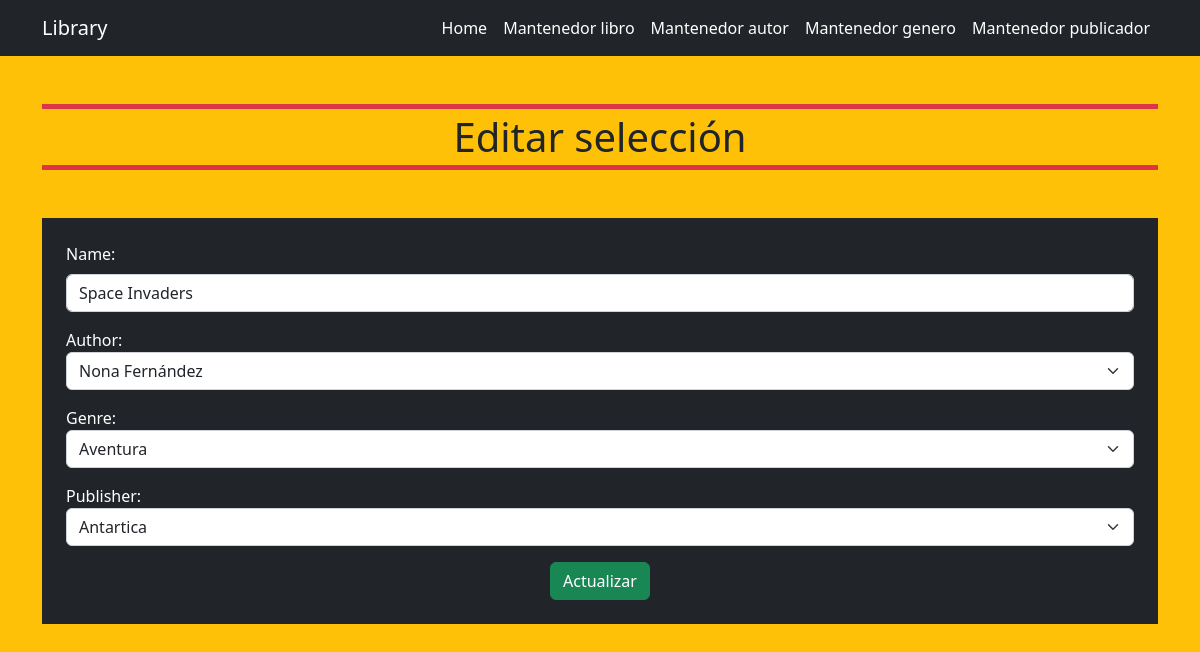
The app's page /book/editBook/2 with its own data.
### libraryApp/models.py (models this page shows)
class Book(models.Model):
    try:
        name = models.CharField(max_length = 100)
        author = models.ForeignKey(Author, on_delete=models.CASCADE, null = True)
        genre = models.ForeignKey(Genre, on_delete=models.CASCADE, null = True)
        publisher = models.ForeignKey(Publisher, on_delete=models.CASCADE, null = True)
    except Exception as e:
        print('Modelo no creado: ', e)

class Author(models.Model):
    try:
        name = models.CharField(max_length = 100)
        date_of_birth = models.DateField()
        def __str__(self):
            return self.name
    except Exception as e:
        print('Modelo no creado: ', e)

class Genre(models.Model):
    try:
        name = models.CharField(max_length = 100)
        def __str__(self):
            return self.name
    except Exception as e:
        print('Modelo no creado: ', e)

### libraryApp/views.py (the view)
# urls.py: path('book/editBook/<int:pk>', views.editBook, name='editBook'),
def editBook(request, pk):
    book = get_object_or_404(Book, pk=pk)
    if request.method == 'POST':
        form = BookForm(request.POST, instance=book)
        if form.is_valid():
            book = form.save(commit=False)
            book.save()
            return redirect('home')
    else:
        form = BookForm(instance=book)
    return render(request, 'library/edit.html', {'form': form})

### libraryApp/forms.py
class BookForm(forms.ModelForm):
    name = forms.CharField(max_length=100, widget=forms.TextInput(
        attrs={
            'class': 'form-control mt-2',
            'type': 'text',
            'placeholder': 'Ingresa el nombre del producto'
        }
    ))
    author = forms.ModelChoiceField(queryset=Author.objects.all(), empty_label='Selecciona el autor', widget=forms.Select(
        attrs={
            'class': 'form-select',
        }
    ))
    genre = forms.ModelChoiceField(queryset=Genre.objects.all(), empty_label='Seleciona el genero', widget=forms.Select(
        attrs={
            'class': 'form-select',
        }
    ))
    publisher = forms.ModelChoiceField(queryset=Publisher.objects.all(), empty_label='Selecciona el publicador', widget=forms.Select(
        attrs={
            'class': 'form-select',
        }
    ))
    class Meta:
        model = Book
        fields = ('name', 'author', 'genre', 'publisher')

### libraryApp/models.py (called while the page is built)
        def __str__(self):
            return self.name

### libraryApp/templates/library/edit.html
{% extends '../layout/base.html' %} {% block content %}
<section class="container">
  <h1 class="text-center my-5 border border-5 border-danger border-start-0 border-end-0 p-1">Editar selección</h1>
  <form method="POST" class="bg-dark container p-4 text-white">
    {% csrf_token %} {{ form.as_p }}
    <div class="text-center">
      <button type="submit" class="btn btn-success">Actualizar</button>
    </div>
  </form>
</section>
{% endblock %}

### records on screen
Book: name "Space Invaders", author "Nona Fernández", genre "Aventura", publisher "Antartica"
